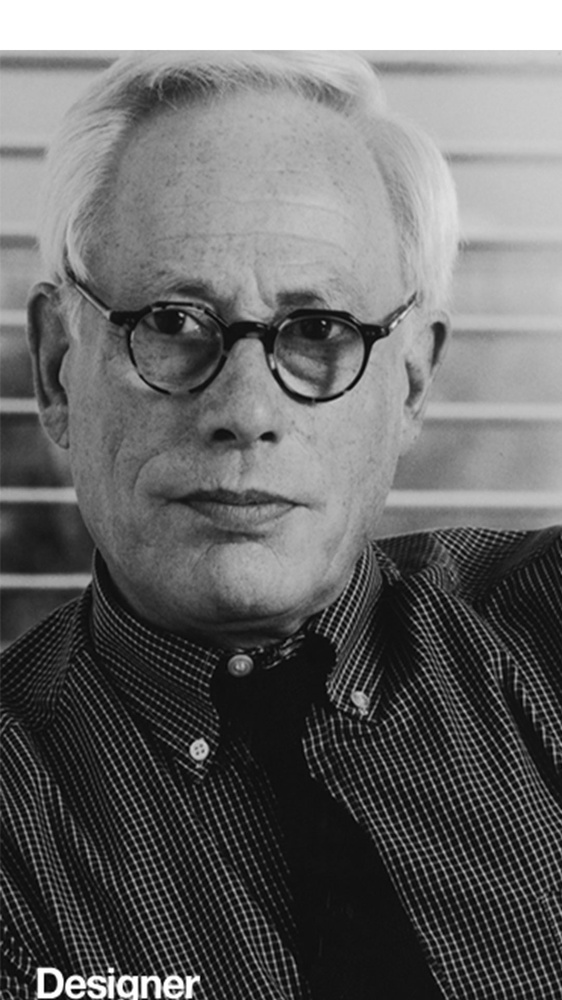
#> input picture braun.jpg, 562 x 1000 px, shrunk from 1080 x 1920 before the run
$ python image.py
#> lines starting #> are read from the running program, lines starting #| are printed output that depends on the picture; after the words box and inside, x2 and y2 are one past the last pixel; in counts of white or black regions, pixels touching at a corner belong together
import cv2


# Load two images
img1 = cv2.imread('braun.jpg')
#> img1 is the input picture: shape (1000, 562, 3); min 0, max 255, mean 104.6
img2 = cv2.imread('des.png')
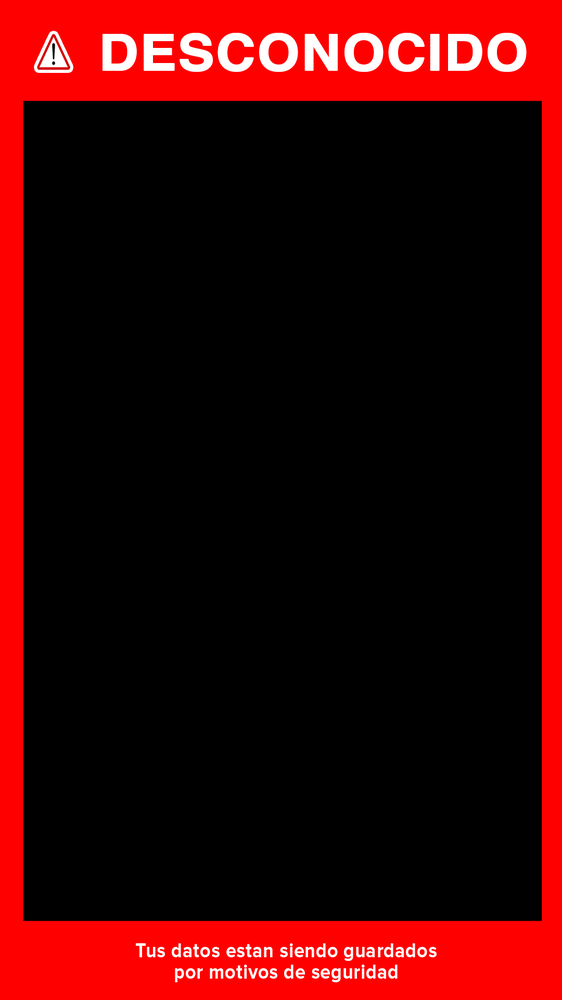
#> input picture des.png, 562 x 1000 px, shrunk from 1080 x 1920 before the run
#> img2 is the input picture: shape (1000, 562, 3); mean B, G, R 5.4, 5.4, 62
# I want to put logo on top-left corner, So I create a ROI
rows,cols,channels = img2.shape
#> rows = 1000; cols = 562; channels = 3
roi = img1[0:rows, 0:cols ]
# Now create a mask of logo and create its inverse mask also
img2gray = cv2.cvtColor(img2,cv2.COLOR_BGR2GRAY)
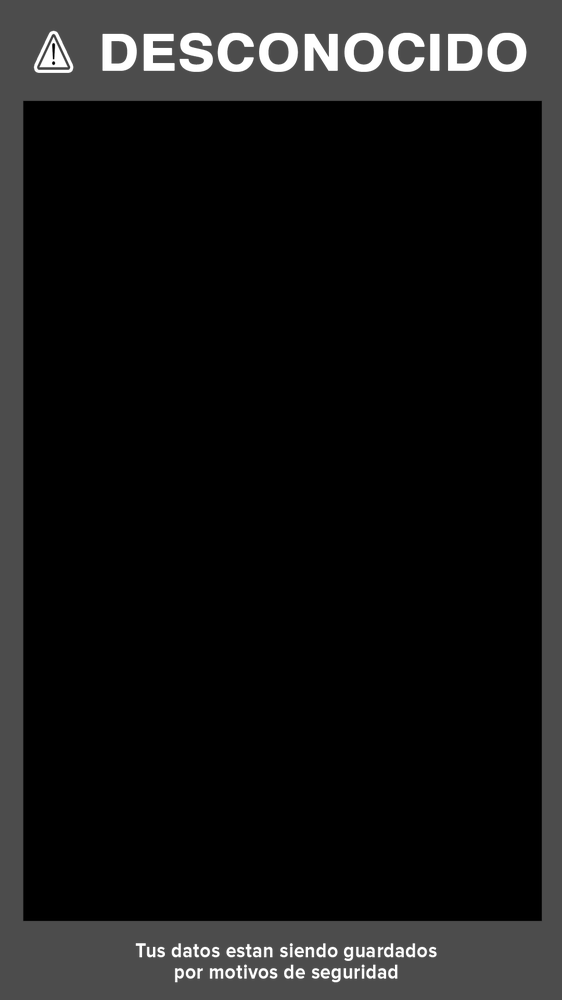
#> img2gray: shape (1000, 562); min 0, max 255, mean 22.3
ret, mask = cv2.threshold(img2gray, 10, 255, cv2.THRESH_BINARY)
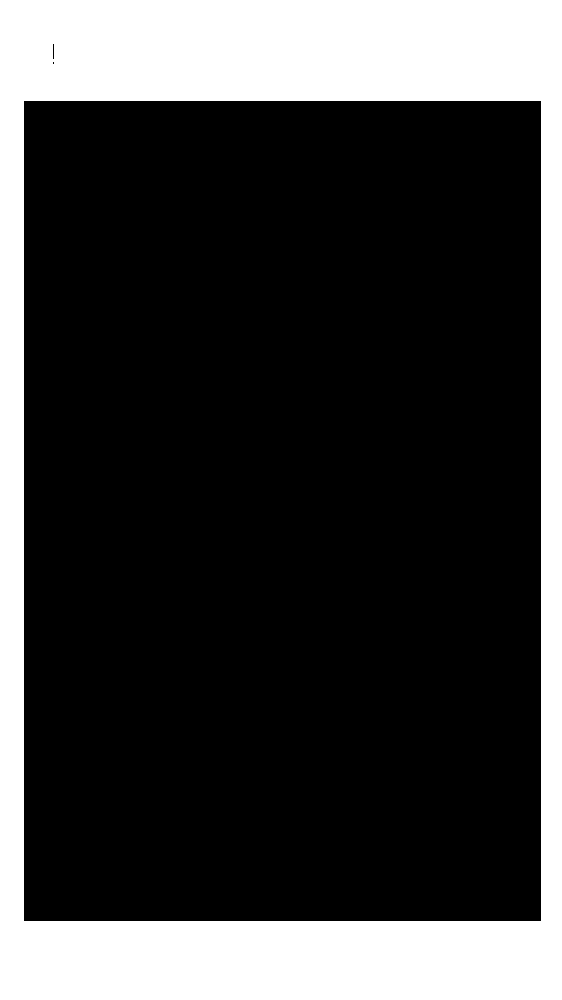
#> mask: shape (1000, 562); 24.6% white; 1 white region, box (x1, y1, x2, y2) and area: (0, 0, 562, 1000) 138043
mask_inv = cv2.bitwise_not(mask)
# Now black-out the area of logo in ROI
img1_bg = cv2.bitwise_and(roi,roi,mask = mask_inv)
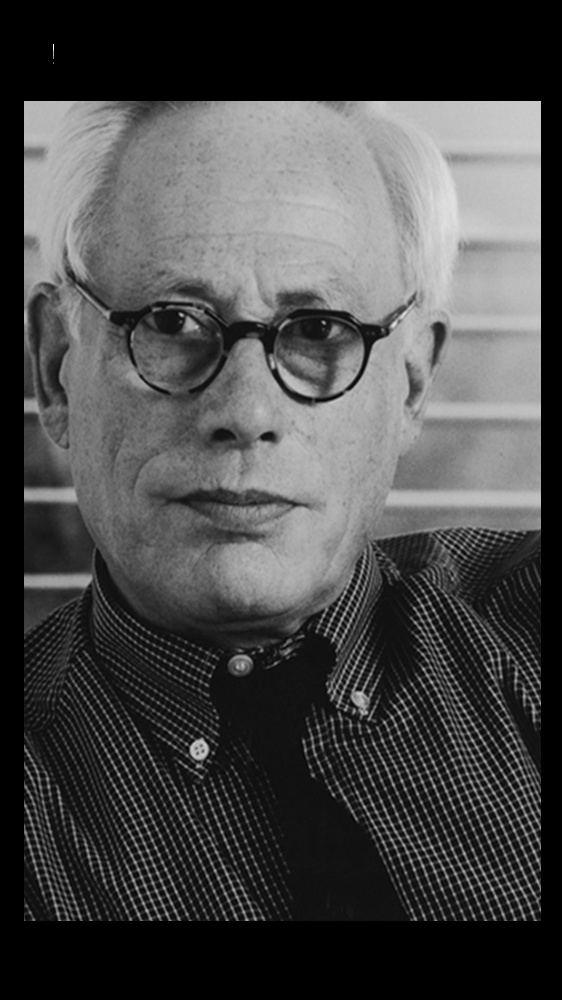
#> img1_bg: shape (1000, 562, 3); min 0, max 255, mean 72.8
# Take only region of logo from logo image.
img2_fg = cv2.bitwise_and(img2,img2,mask = mask)
# Put logo in ROI and modify the main image
dst = cv2.add(img1_bg,img2_fg)
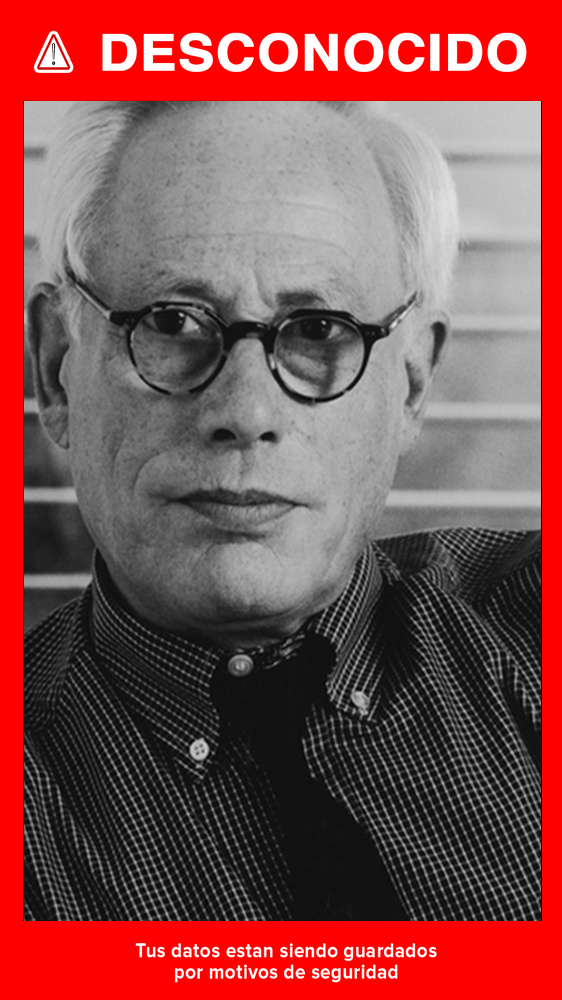
#> dst: shape (1000, 562, 3); mean B, G, R 78.2, 78.2, 134.8
img1[0:rows, 0:cols ] = dst


cv2.imshow('res',img1)
cv2.waitKey(0)
cv2.destroyAllWindows()
